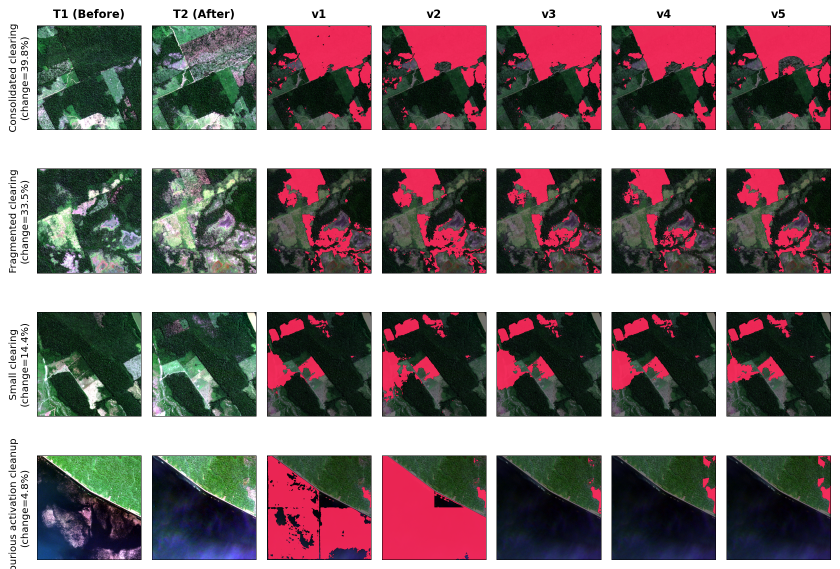
#> input picture figures/fig_iteration_progression.png, 1679 x 1137 px (shown at 1/2 size)
$ python make_tiles_figure.py
#> lines starting #> are read from the running program, lines starting #| are printed output that depends on the picture
#!/usr/bin/env python3
"""Monta figures/fig_tiles.png a partir da figura de progressao,
mantendo so as rodadas que mudam alguma coisa (v1, v3, v5).

    python tools/make_tiles_figure.py

v2 e v4 saem porque adicionaram 205 e 131 pontos e praticamente nao
mexem na predicao (ver Tabela de rodadas); as colunas custavam largura
e nao pagavam. Detecta a grade pelo branco entre paineis, entao nao
depende de coordenadas cravadas na mao.
"""
from __future__ import annotations

from pathlib import Path

import numpy as np
import imageio.v2 as imageio

ROOT = Path(__file__).resolve().parents[1]
SRC = ROOT / "figures" / "fig_iteration_progression.png"
DST = ROOT / "figures" / "fig_tiles.png"
KEEP = ["T1", "T2", "v1", "v3", "v5"]        # das 7 colunas do original
ALL = ["T1", "T2", "v1", "v2", "v3", "v4", "v5"]


def runs(mask, min_len=40):
    out, start = [], None
    for i, v in enumerate(mask):
        if v and start is None:
            start = i
        elif not v and start is not None:
            if i - start >= min_len:
                out.append((start, i))
            start = None
    if start is not None and len(mask) - start >= min_len:
        out.append((start, len(mask)))
    return out


def main():
    img = imageio.imread(SRC)[:, :, :3]
    h, w, _ = img.shape
#> h = 1137; w = 1679
    cols = runs((img.sum(axis=2) < 720).sum(axis=0) > h * 0.05)
#> the loop in runs, `for i, v in enumerate(mask):` made 1679 passes
#> v on passes 1 to 12: False, False, False, False, False, False, False, False, False, False, False, False
#> after the loop in runs, `for i, v in enumerate(mask):`: out = [(74, 283), (304, 513), (534, 743), (764, 973), (993, 1203), (1223, 1432), (1453, 1662)]
#> cols has the same summary as out in runs
    if len(cols) != 7:
        raise SystemExit(f"esperava 7 colunas, achei {len(cols)}")

    gap = cols[1][0] - cols[0][1]                 # espaco entre paineis
#> gap = 21
    label_w = cols[0][0]                          # faixa dos rotulos de linha
#> label_w = 74
    slices = [img[:, :label_w]]
    for name in KEEP:
        c0, c1 = cols[ALL.index(name)]
        slices.append(img[:, c0:c1])
#> this loop made 5 passes
#> after the loop, slices = 6 items

    total = sum(s.shape[1] for s in slices) + gap * (len(slices) - 1)
#> total = 1225
    out = np.full((h, total, 3), 255, dtype=np.uint8)
#> out: shape (1137, 1225, 3); every value is 255
    x = 0
    for i, s in enumerate(slices):
        out[:, x:x + s.shape[1]] = s
        x += s.shape[1] + (gap if i else gap)
#> this loop made 6 passes
#> x on passes 1 to 6: 95, 325, 555, 785, 1016, 1246
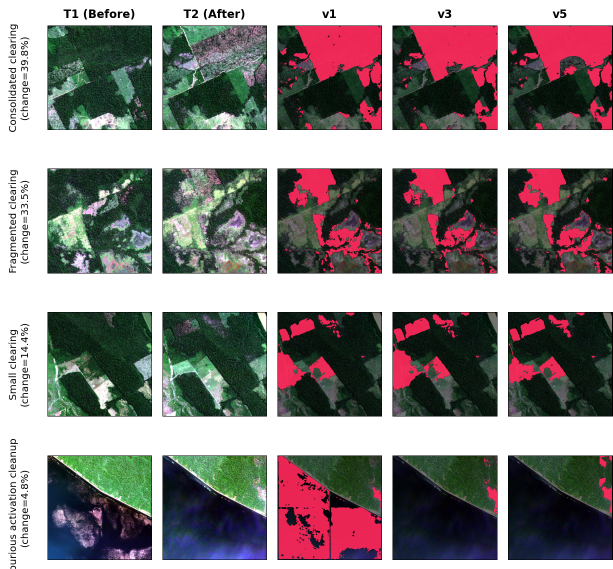
#> out: shape (1137, 1225, 3) (shown at 1/2 size); mean of channels 0, 1, 2 137.2, 130.7, 129.9; drawn as R, G, B
#> after the loop, x = 1246
    imageio.imwrite(DST, out[:, :x - gap])
    print(f"OK: {DST.name} {x - gap}x{h} (colunas: rotulos + {', '.join(KEEP)})")
#| OK: fig_tiles.png 1225x1137 (colunas: rotulos + T1, T2, v1, v3, v5)


if __name__ == "__main__":
    main()
